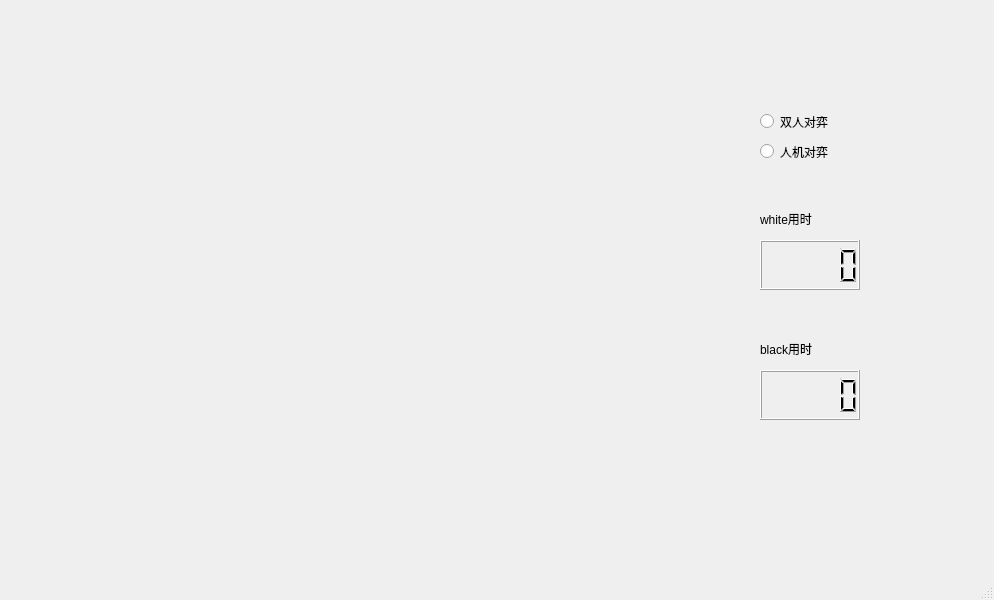
<?xml version="1.0" encoding="UTF-8"?>
<ui version="4.0">
 <class>MainWindow</class>
 <widget class="QMainWindow" name="MainWindow">
  <property name="geometry">
   <rect>
    <x>0</x>
    <y>0</y>
    <width>994</width>
    <height>600</height>
   </rect>
  </property>
  <property name="windowTitle">
   <string>MainWindow</string>
  </property>
  <widget class="QWidget" name="centralwidget">
   <widget class="QLabel" name="timePlayer">
    <property name="geometry">
     <rect>
      <x>760</x>
      <y>340</y>
      <width>67</width>
      <height>17</height>
     </rect>
    </property>
    <property name="text">
     <string>black用时</string>
    </property>
   </widget>
   <widget class="QLabel" name="timeComputer">
    <property name="geometry">
     <rect>
      <x>760</x>
      <y>210</y>
      <width>67</width>
      <height>17</height>
     </rect>
    </property>
    <property name="text">
     <string>white用时</string>
    </property>
   </widget>
   <widget class="QLCDNumber" name="lcdComputer">
    <property name="geometry">
     <rect>
      <x>760</x>
      <y>240</y>
      <width>100</width>
      <height>50</height>
     </rect>
    </property>
   </widget>
   <widget class="QLCDNumber" name="lcdPlayer">
    <property name="geometry">
     <rect>
      <x>760</x>
      <y>370</y>
      <width>100</width>
      <height>50</height>
     </rect>
    </property>
   </widget>
   <widget class="QRadioButton" name="radioType">
    <property name="geometry">
     <rect>
      <x>760</x>
      <y>140</y>
      <width>161</width>
      <height>23</height>
     </rect>
    </property>
    <property name="text">
     <string>人机对弈</string>
    </property>
   </widget>
   <widget class="QRadioButton" name="radioType_2">
    <property name="geometry">
     <rect>
      <x>760</x>
      <y>110</y>
      <width>161</width>
      <height>23</height>
     </rect>
    </property>
    <property name="text">
     <string>双人对弈</string>
    </property>
   </widget>
  </widget>
  <widget class="QMenuBar" name="menubar">
   <property name="geometry">
    <rect>
     <x>0</x>
     <y>0</y>
     <width>994</width>
     <height>22</height>
    </rect>
   </property>
   <property name="defaultUp">
    <bool>false</bool>
   </property>
  </widget>
  <widget class="QStatusBar" name="statusbar"/>
 </widget>
 <resources/>
 <connections/>
</ui>
